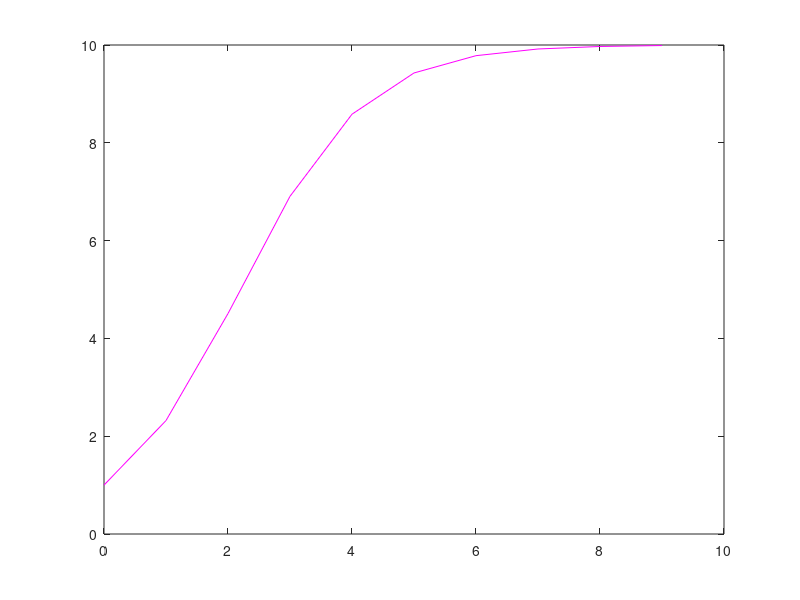

Write MATLAB code to recreate this figure. (Note: this script raises an error after producing the figure.)
%% Worksheet 1
% a) Use matlab to plot the function p(t) in a graph.

dt = 1;
t_end = 9;
t = 0:dt:t_end;
p = 10./(1+9.*exp(-t));

plot(t,p,'m-')
hold on
%% b)
%1)
diff_func = @(p)(1-(p/10))*p;
y0 = 1;
y = Euler(diff_func,y0,dt,t_end);

plot(t,y,'r-')
%2)
y = Heun(diff_func,y0,dt,t_end);
plot(t,y,'g-')

%3)

y = RungeKutta(diff_func,y0,dt,t_end);

plot(t,y,'b-')
